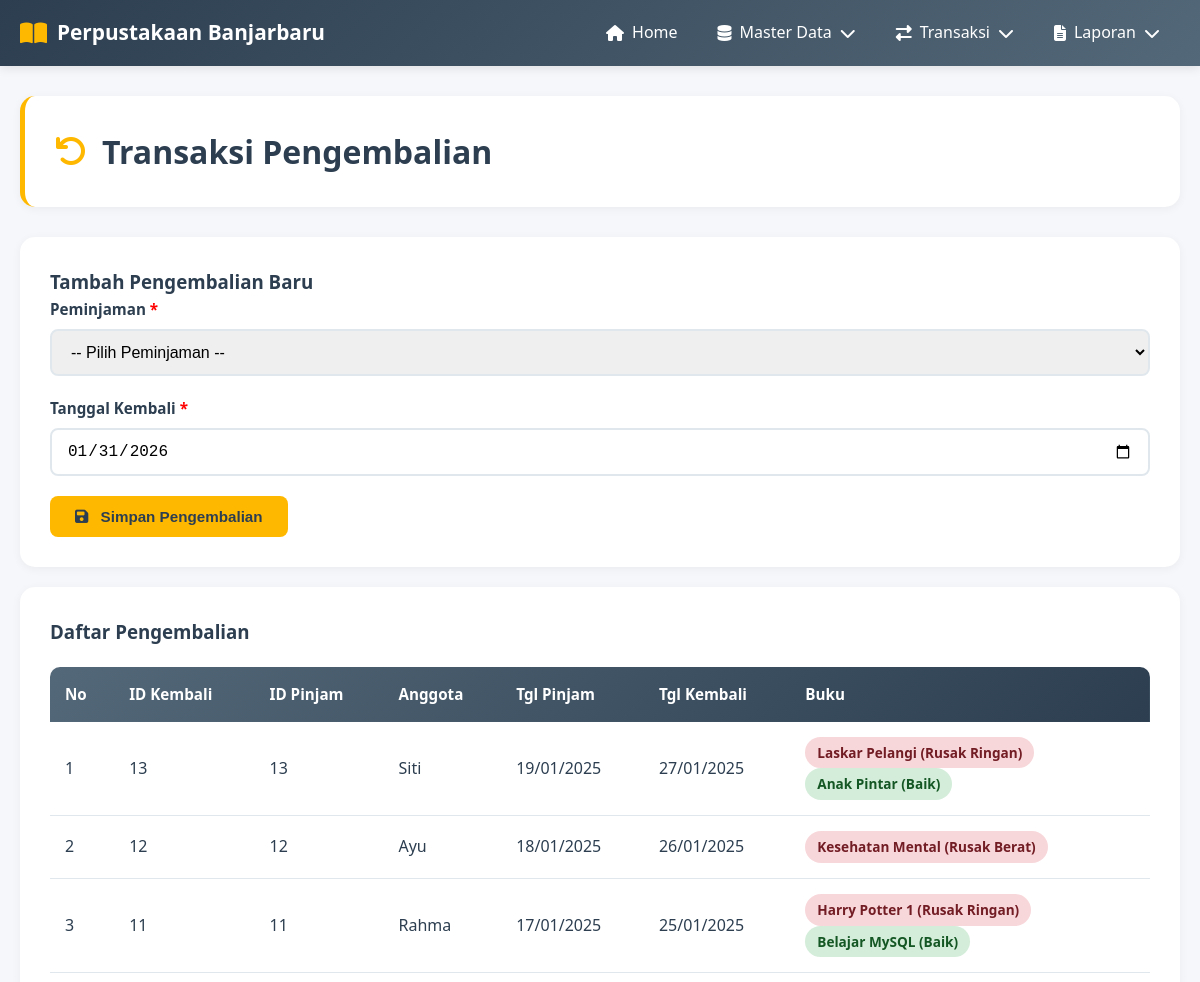
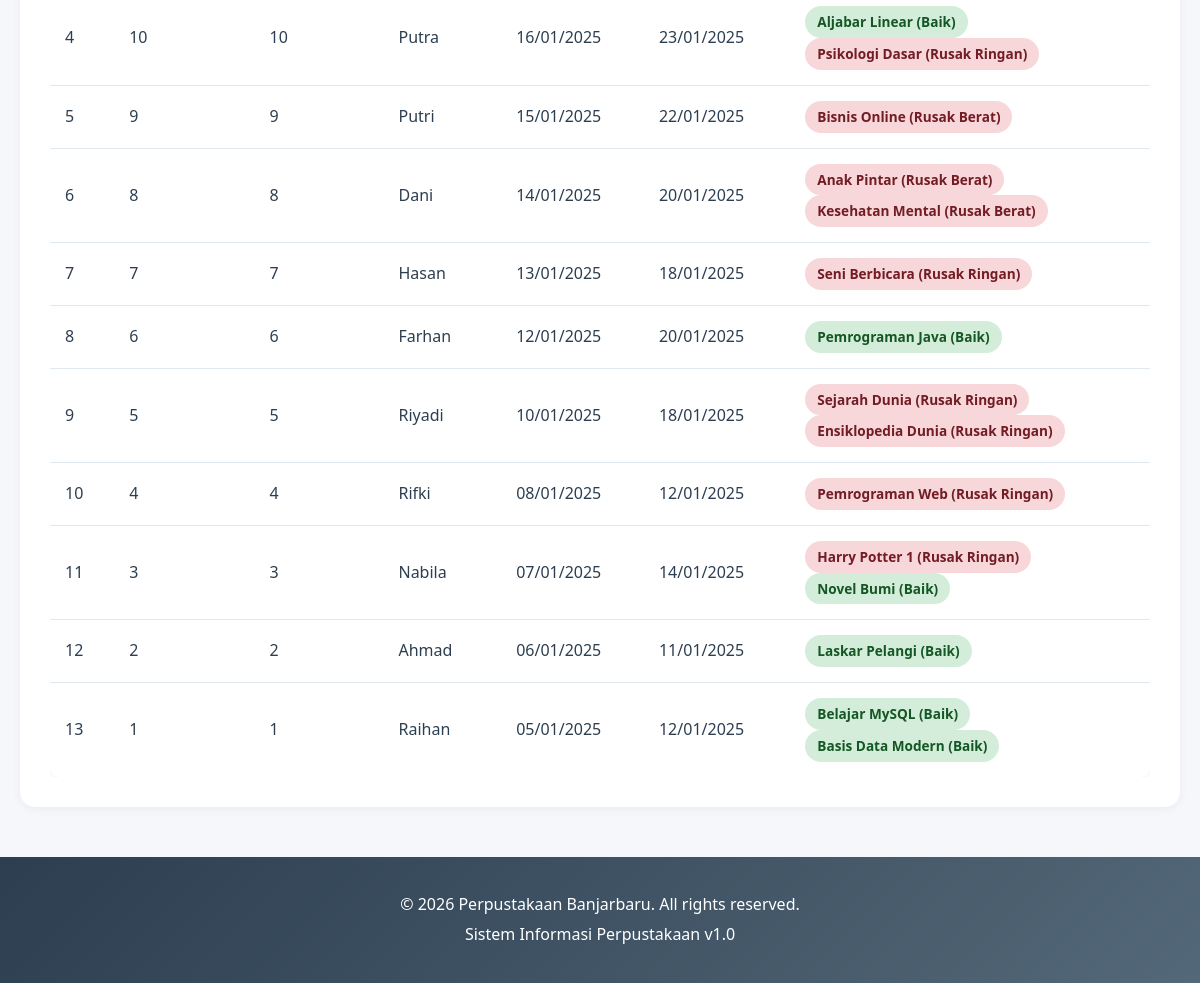
/modules/transaksi/pengembalian.php, run on the app's committed database (2 pictures, top to bottom).
### tables this page shows
CREATE TABLE `pengembalian` (
  `id_kembali` int(11) NOT NULL,
  `id_pinjam` int(11) NOT NULL,
  `tanggal_kembali` date NOT NULL
);

CREATE TABLE `anggota` (
  `id_anggota` int(11) NOT NULL,
  `nama` varchar(100) NOT NULL,
  `alamat` varchar(200) DEFAULT NULL,
  `no_hp` varchar(20) DEFAULT NULL,
  `status` varchar(20) DEFAULT 'Aktif'
);

CREATE TABLE `peminjaman` (
  `id_pinjam` int(11) NOT NULL,
  `id_anggota` int(11) NOT NULL,
  `id_petugas` int(11) NOT NULL,
  `tanggal_pinjam` date NOT NULL,
  `tanggal_harus_kembali` date DEFAULT NULL
);

CREATE TABLE `detail_pengembalian` (
  `id_detail_kembali` int(11) NOT NULL,
  `id_kembali` int(11) NOT NULL,
  `id_buku` int(11) NOT NULL,
  `kondisi` varchar(20) DEFAULT 'Baik'
);

CREATE TABLE `buku` (
  `id_buku` int(11) NOT NULL,
  `judul` varchar(200) NOT NULL,
  `id_pengarang` int(11) NOT NULL,
  `id_penerbit` int(11) NOT NULL,
  `tahun` int(11) DEFAULT NULL,
  `jumlah` int(11) DEFAULT 0
);

### config/database.php (called while the page is built, shortened)
<?php
$conn = mysqli_connect(DB_HOST, DB_USER, DB_PASS, DB_NAME);
mysqli_set_charset($conn, "utf8");
function query($sql) {
    global $conn;
    return mysqli_query($conn, $sql);
}
function fetchAll($result) {
    $data = [];
    while ($row = mysqli_fetch_assoc($result)) {
        $data[] = $row;
    }
    return $data;
}
?>

### modules/transaksi/pengembalian.php (the view, shortened to what this page needs)
<?php
include '../../includes/header.php';
$sql = "SELECT pg.*, pm.id_anggota, a.nama as nama_anggota, pm.tanggal_pinjam
        FROM pengembalian pg
        JOIN peminjaman pm ON pg.id_pinjam = pm.id_pinjam
        JOIN anggota a ON pm.id_anggota = a.id_anggota
        ORDER BY pg.id_kembali DESC";
$data = fetchAll(query($sql));
$peminjaman_list = fetchAll(query("SELECT p.*, a.nama as nama_anggota FROM peminjaman p
                                   JOIN anggota a ON p.id_anggota = a.id_anggota
                                   WHERE p.id_pinjam NOT IN (SELECT id_pinjam FROM pengembalian)
                                   ORDER BY p.id_pinjam DESC"));
?>
<div class="container">
    <div class="page-header">
        <h2><i class="fas fa-undo"></i> Transaksi Pengembalian</h2>
    </div>
    <div class="content-box">
        <h3>Tambah Pengembalian Baru</h3>
        <form method="POST">
            <div class="form-group">
                <label>Peminjaman <span style="color: red;">*</span></label>
                <select name="id_pinjam" class="form-control" required id="selectPeminjaman">
                    <option value="">-- Pilih Peminjaman --</option>
                </select>
            </div>
            <div class="form-group">
                <label>Tanggal Kembali <span style="color: red;">*</span></label>
                <input type="date" name="tanggal_kembali" class="form-control" required value="<?php echo date('Y-m-d'); ?>">
            </div>
            <div class="flex gap-10">
                <button type="submit" class="btn btn-primary">
                    <i class="fas fa-save"></i> Simpan Pengembalian
                </button>
            </div>
        </form>
    </div>
    <div class="content-box mt-20">
        <h3>Daftar Pengembalian</h3>
        <div class="table-container">
            <table>
                <thead>
                    <tr>
                        <th>No</th>
                        <th>ID Kembali</th>
                        <th>ID Pinjam</th>
                        <th>Anggota</th>
                        <th>Tgl Pinjam</th>
                        <th>Tgl Kembali</th>
                        <th>Buku</th>
                    </tr>
                </thead>
                <tbody>
                    <?php $no = 1; foreach ($data as $row):
                        $id_kembali = $row['id_kembali'];
                        $sql_detail = "SELECT b.judul, dk.kondisi FROM detail_pengembalian dk
                                      JOIN buku b ON dk.id_buku = b.id_buku
                                      WHERE dk.id_kembali = $id_kembali";
                        $detail = fetchAll(query($sql_detail));
                    ?>
                        <tr>
                            <td><?php echo $no++; ?></td>
                            <td><?php echo $row['id_kembali']; ?></td>
                            <td><?php echo $row['id_pinjam']; ?></td>
                            <td><?php echo $row['nama_anggota']; ?></td>
                            <td><?php echo date('d/m/Y', strtotime($row['tanggal_pinjam'])); ?></td>
                            <td><?php echo date('d/m/Y', strtotime($row['tanggal_kembali'])); ?></td>
                            <td>
                                <?php foreach ($detail as $d): ?>
                                    <span class="badge <?php echo $d['kondisi']=='Baik'?'badge-success':'badge-danger'; ?>">
                                        <?php echo $d['judul'] . ' (' . $d['kondisi'] . ')'; ?>
                                    </span><br>
                                <?php endforeach; ?>
                            </td>
                        </tr>
                    <?php endforeach; ?>
                </tbody>
            </table>
        </div>
    </div>
</div>
<?php include '../../includes/footer.php'; ?>

### css/style.css (style rules this page uses)
* { margin: 0; padding: 0; box-sizing: border-box; }
:root { --primary-color: #FFB800; --secondary-color: #536878; --dark-blue: #2C3E50; --light-gray: #F5F7FA; --white: #FFFFFF; --text-dark: #2C3E50; --border-color: #E1E8ED; --success: #28A745; --danger: #DC3545; --warning: #FFC107; }
body { font-family: 'Segoe UI', Tahoma, Geneva, Verdana, sans-serif; background-color: var(--light-gray); color: var(--text-dark); line-height: 1.6; }
.container { max-width: 1400px; margin: 30px auto; padding: 0 20px; }
.page-header { background: var(--white); padding: 30px; border-radius: 15px; margin-bottom: 30px; box-shadow: 0 2px 10px rgba(0,0,0,0.05); border-left: 5px solid var(--primary-color); }
.page-header h2 { color: var(--dark-blue); font-size: 2rem; display: flex; align-items: center; gap: 15px; }
.page-header h2 i { color: var(--primary-color); }
.content-box { background: var(--white); padding: 30px; border-radius: 15px; box-shadow: 0 2px 10px rgba(0,0,0,0.05); }
.btn { display: inline-block; padding: 12px 25px; border: none; border-radius: 8px; cursor: pointer; text-decoration: none; font-weight: 600; transition: all 0.3s; font-size: 0.95rem; }
.btn i { margin-right: 8px; }
.btn-primary { background-color: var(--primary-color); color: var(--dark-blue); }
.table-container { overflow-x: auto; margin-top: 20px; }
table { width: 100%; border-collapse: collapse; background: var(--white); box-shadow: 0 2px 8px rgba(0,0,0,0.05); border-radius: 10px; overflow: hidden; }
thead { background: linear-gradient(135deg, var(--secondary-color), var(--dark-blue)); color: var(--white); }
thead th { padding: 15px; text-align: left; font-weight: 600; font-size: 0.95rem; }
tbody td { padding: 15px; border-bottom: 1px solid var(--border-color); }
tbody tr:last-child td { border-bottom: none; }
.form-group { margin-bottom: 20px; }
.form-group label { display: block; margin-bottom: 8px; color: var(--dark-blue); font-weight: 600; font-size: 0.95rem; }
.form-control { width: 100%; padding: 12px 15px; border: 2px solid var(--border-color); border-radius: 8px; font-size: 1rem; transition: all 0.3s; }
select.form-control { cursor: pointer; }
.mt-20 { margin-top: 20px; }
.flex { display: flex; }
.gap-10 { gap: 10px; }
.badge { display: inline-block; padding: 5px 12px; border-radius: 20px; font-size: 0.85rem; font-weight: 600; }
.badge-success { background-color: #D4EDDA; color: #155724; }
.badge-danger { background-color: #F8D7DA; color: #721C24; }

### data on the page
pengembalian: id_kembali "13", id_pinjam "13", anggota.nama "Siti", id_pinjam.tanggal_pinjam "19/01/2025", tanggal_kembali "27/01/2025"
detail_pengembalian: id_buku.judul "Laskar Pelangi", kondisi "Rusak Ringan"
detail_pengembalian: id_buku.judul "Anak Pintar", kondisi "Baik"
pengembalian: id_kembali "12", id_pinjam "12", anggota.nama "Ayu", id_pinjam.tanggal_pinjam "18/01/2025", tanggal_kembali "26/01/2025"
detail_pengembalian: id_buku.judul "Kesehatan Mental", kondisi "Rusak Berat"
pengembalian: id_kembali "11", id_pinjam "11", anggota.nama "Rahma", id_pinjam.tanggal_pinjam "17/01/2025", tanggal_kembali "25/01/2025"
detail_pengembalian: id_buku.judul "Harry Potter 1", kondisi "Rusak Ringan"
detail_pengembalian: id_buku.judul "Belajar MySQL", kondisi "Baik"
pengembalian: id_kembali "10", id_pinjam "10", anggota.nama "Putra", id_pinjam.tanggal_pinjam "16/01/2025", tanggal_kembali "23/01/2025"
detail_pengembalian: id_buku.judul "Aljabar Linear", kondisi "Baik"
detail_pengembalian: id_buku.judul "Psikologi Dasar", kondisi "Rusak Ringan"
pengembalian: id_kembali "9", id_pinjam "9", anggota.nama "Putri", id_pinjam.tanggal_pinjam "15/01/2025", tanggal_kembali "22/01/2025"
detail_pengembalian: id_buku.judul "Bisnis Online", kondisi "Rusak Berat"
pengembalian: id_kembali "8", id_pinjam "8", anggota.nama "Dani", id_pinjam.tanggal_pinjam "14/01/2025", tanggal_kembali "20/01/2025"
detail_pengembalian: id_buku.judul "Anak Pintar", kondisi "Rusak Berat"
pengembalian: id_kembali "7", id_pinjam "7", anggota.nama "Hasan", id_pinjam.tanggal_pinjam "13/01/2025", tanggal_kembali "18/01/2025"
detail_pengembalian: id_buku.judul "Seni Berbicara", kondisi "Rusak Ringan"
pengembalian: id_kembali "6", id_pinjam "6", anggota.nama "Farhan", id_pinjam.tanggal_pinjam "12/01/2025", tanggal_kembali "20/01/2025"
detail_pengembalian: id_buku.judul "Pemrograman Java", kondisi "Baik"
pengembalian: id_kembali "5", id_pinjam "5", anggota.nama "Riyadi", id_pinjam.tanggal_pinjam "10/01/2025", tanggal_kembali "18/01/2025"
detail_pengembalian: id_buku.judul "Sejarah Dunia", kondisi "Rusak Ringan"
detail_pengembalian: id_buku.judul "Ensiklopedia Dunia", kondisi "Rusak Ringan"
pengembalian: id_kembali "4", id_pinjam "4", anggota.nama "Rifki", id_pinjam.tanggal_pinjam "08/01/2025", tanggal_kembali "12/01/2025"
detail_pengembalian: id_buku.judul "Pemrograman Web", kondisi "Rusak Ringan"
pengembalian: id_kembali "3", id_pinjam "3", anggota.nama "Nabila", id_pinjam.tanggal_pinjam "07/01/2025", tanggal_kembali "14/01/2025"
detail_pengembalian: id_buku.judul "Novel Bumi", kondisi "Baik"
pengembalian: id_kembali "2", id_pinjam "2", anggota.nama "Ahmad", id_pinjam.tanggal_pinjam "06/01/2025", tanggal_kembali "11/01/2025"
detail_pengembalian: id_buku.judul "Laskar Pelangi", kondisi "Baik"
pengembalian: id_kembali "1", id_pinjam "1", anggota.nama "Raihan", id_pinjam.tanggal_pinjam "05/01/2025", tanggal_kembali "12/01/2025"
detail_pengembalian: id_buku.judul "Basis Data Modern", kondisi "Baik"
